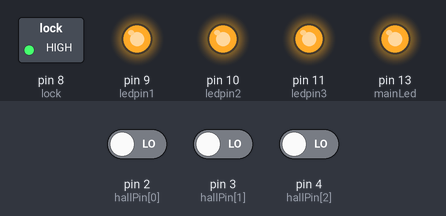
This sketch was run on a simulated Arduino Uno, built with avr-gcc and run on an emulated ATmega328P. Shown: switched loads named in the sketch (green lamp = pin HIGH), output pins drawn as LEDs (lit = HIGH). Inputs (shaded band) come from the test bench; at power-on: pin 2 (hallPin[0]) LOW, pin 3 (hallPin[1]) LOW, pin 4 (hallPin[2]) LOW. What the sketch prints to the serial monitor is not drawn.

Above: at 18.0 s.
18.1 s: pin 2 (hallPin[0]) driven HIGH
At 22.4 s:
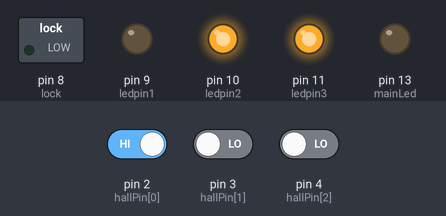
28.6 s: pin 3 (hallPin[1]) driven HIGH
At 30.0 s:
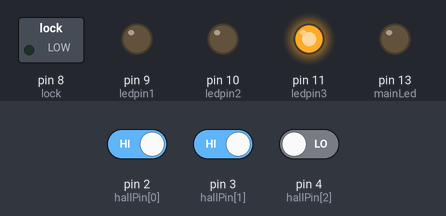
39.1 s: pin 4 (hallPin[2]) driven HIGH
At 40.9 s:
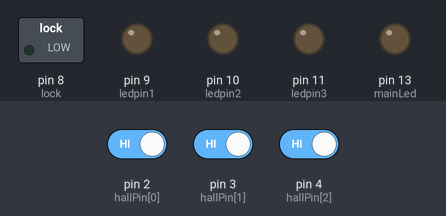
49.6 s: pin 2 (hallPin[0]) driven LOW
At 50.5 s:
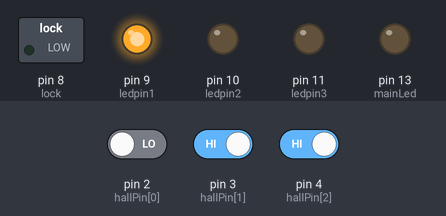
60.1 s: pin 3 (hallPin[1]) driven LOW
At 61.4 s:
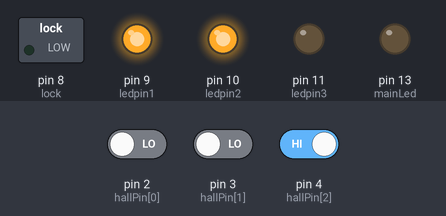
70.6 s: pin 2 (hallPin[0]) driven HIGH
At 72.5 s:
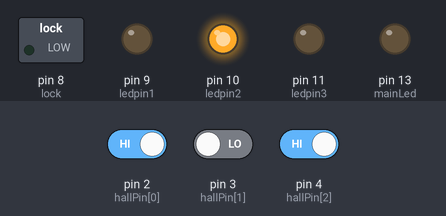
Timing chart, 0 to 74.0 s (numbered marks = the images above; inputs shaded):
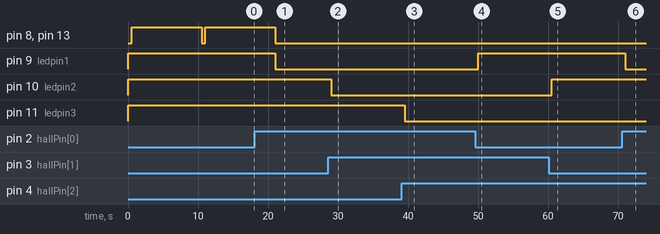

The sketch:

toadstool-final.ino
```cpp
int hallPin[]={2,3,4};
int allstates[]={0,0,0};
//boolean complete = false;

int lock = 8;       //control pin for relay
int mainLed = 13;    //unlocked LED
int ledpin1=9;      //status led of magnet sensed
int ledpin2=10;      //status led of magnet sensed
int ledpin3=11;      //status led of magnet sensed
int statePin=LOW;   //variable for reading state of each sensor


void setup(){
  pinMode(hallPin[0],INPUT);
  pinMode(hallPin[1],INPUT);
  pinMode(hallPin[2],INPUT);
  pinMode(ledpin1,OUTPUT);
  pinMode(ledpin2,OUTPUT);
  pinMode(ledpin3,OUTPUT);
  pinMode(lock,OUTPUT);
  pinMode(mainLed,OUTPUT);
  Serial.begin(9600);

}

void loop(){
  digitalWrite(lock,LOW);             //make sure lock begins locked
  for(byte i = 0 ; i<3 ; i++){        //for each sensor
  statePin=digitalRead(hallPin[i]);   //read the sensor
  Serial.print(statePin);
  checkstate(statePin,i);             //check the state of the sensor
  }
  delay(500);
  //puzzle();
  if(complete()){                     //if the puzzle is complete
    Serial.println("UNLOCK");
    digitalWrite(lock,HIGH);          //unlock the lock
    digitalWrite(mainLed,HIGH);       //show the lock is open with led
    delay(10000);                     //wait 10 seconds
    digitalWrite(lock,LOW);           //relock the lock
    digitalWrite(mainLed,LOW);        //show the lock is closed with led
  }
  //Serial.println("loop");
}
void checkstate(int state,int index){     //take state if sensor pin and sensor number
  //Serial.println("checkstate called");
 if( state==HIGH){                        //if the magnet is NOT present
  digitalWrite(index+9,LOW);              //show the magnet is NOT sensed with led
  allstates[index]=0;                     //set the puzzle array to blank
 }
 else{
  digitalWrite(index+9,HIGH);              //show the magnet is NOT sensed with led
  allstates[index]=1;                     //count a magnet in present over the sensor
 }
}
boolean complete(){                       //check to see if all magnets are present
  //complete=true;
  Serial.println("===============");
  for(int i = 0; i < 3; i++){             //for each part of the puzzle

    Serial.print(i);
    Serial.print(" = ");
    Serial.println(allstates[i]);

    if(allstates[i]==0){                  //if any magnets are NOT prsent
      return false;
    }
  }
  //Serial.println(complete);
  return true;
}
```

Measured:
- after the input at 18.1 s, pin 8 (lock), pin 13 (mainLed): goes on until 21.0 s, then stays LOW; pin 9 (ledpin1): HIGH → LOW after 2.9 s
- after the input at 28.6 s, pin 10 (ledpin2): HIGH → LOW after 0.41 s
- after the input at 39.1 s, pin 11 (ledpin3): HIGH → LOW after 0.42 s
- after the input at 49.6 s, pin 9 (ledpin1): LOW → HIGH after 0.43 s
- after the input at 60.1 s, pin 10 (ledpin2): LOW → HIGH after 0.45 s
- after the input at 70.6 s, pin 9 (ledpin1): HIGH → LOW after 0.47 s
